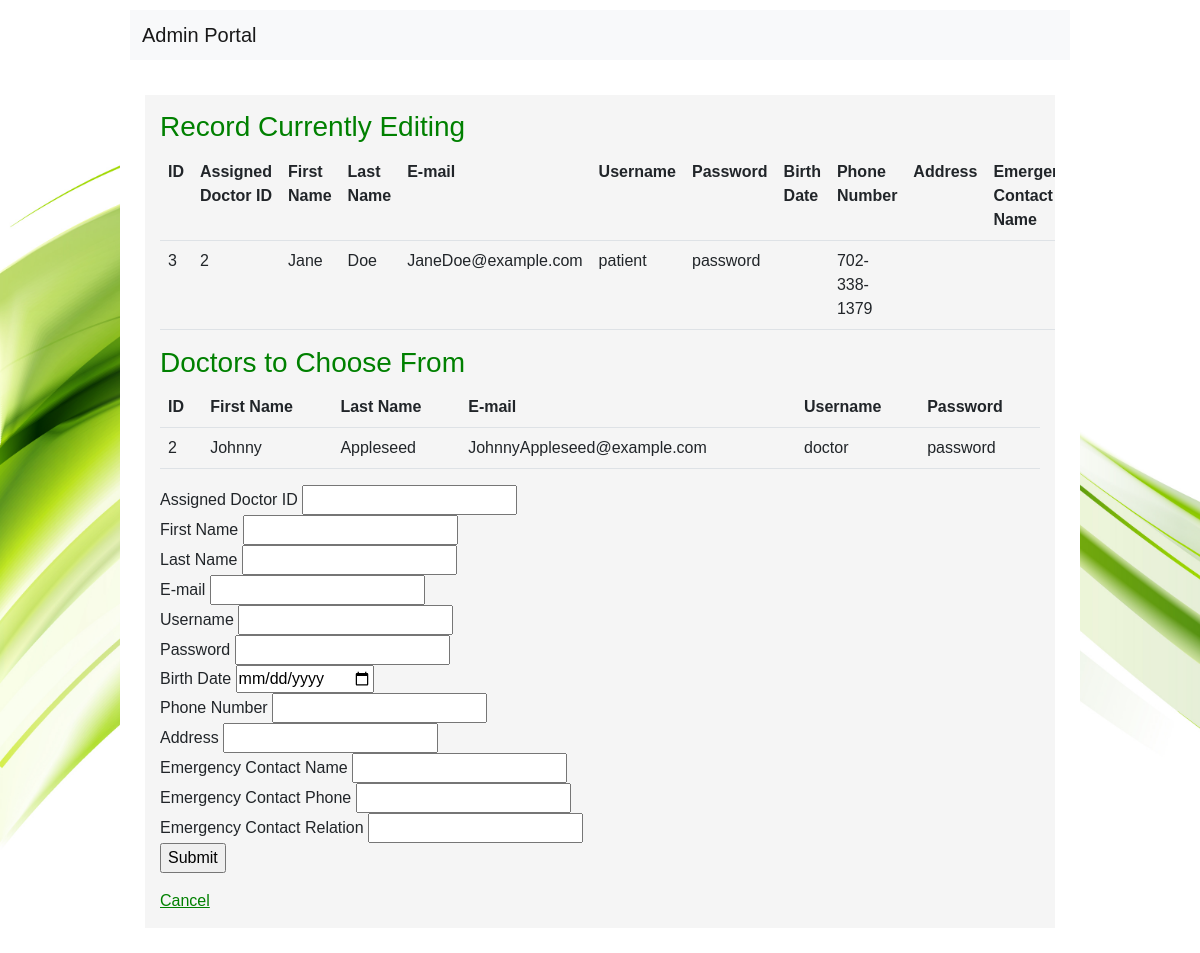
/html/admin/adminEditPatient.php?a=3, run on the app's committed database.
### tables this page shows
CREATE TABLE `Users` (
  `id` int(11) UNSIGNED NOT NULL,
  `first_name` varchar(255) DEFAULT NULL,
  `last_name` varchar(255) DEFAULT NULL,
  `email` varchar(255) DEFAULT NULL,
  `userpassword` varchar(64) NOT NULL,
  `role` enum('ADMIN','DOCTOR','PATIENT') DEFAULT NULL,
  `username` varchar(255) NOT NULL,
  `assigned_doctorId` int(11) DEFAULT NULL,
  `birthdate` date DEFAULT NULL,
  `phone` varchar(255) DEFAULT NULL,
  `address` varchar(255) DEFAULT NULL,
  `emerCon_name` varchar(255) DEFAULT NULL,
  `emerCon_phone` varchar(255) DEFAULT NULL,
  `emerCon_relation` varchar(255) DEFAULT NULL
);

### html/admin/adminEditPatient.php (the view, shortened to what this page needs)
<!DOCTYPE html>
<html lang="en">
<head>
  <link href="https://cdn.jsdelivr.net/npm/bootstrap@5.2.2/dist/css/bootstrap.min.css" rel="stylesheet" />
  <link rel="stylesheet" href="../../css/style.css?v=<?php echo time(); ?>" />
</head>
<body>
  <div class="body">
    <header>
      <nav class="navbar navbar-expand-lg navbar-light bg-light justify-content-center nav-fill">
        <div class="container-fluid">
          <a class="navbar-brand mb-0 h1" href="patientPortal.php">Admin Portal</a>
        </div>
      </nav>
    </header>
    <section style="overflow-x: scroll">
      <h3>Record Currently Editing</h3>
      <table class="table table-hover">
        <tr>
          <th>ID</th>
          <th>Assigned Doctor ID</th>
          <th>First Name</th>
          <th>Last Name</th>
          <th>E-mail</th>
          <th>Username</th>
          <th>Password</th>
          <th>Birth Date</th>
          <th>Phone Number</th>
          <th>Address</th>
          <th>Emergency Contact Name</th>
        </tr>
        <?php
          $id = $_GET['a'];
          $conn = new mysqli("localhost", "root", "", "pregnancy");
          $sql = "SELECT * FROM Users WHERE role = 'PATIENT' && id = $id ";
          $result = $conn->query($sql);
          while($row = $result->fetch_assoc()) {
            echo "
            <tr>
              <td>".$row['id']."</td>
              <td>".$row['assigned_doctorId']."</td>
              <td>".$row['first_name']."</td>
              <td>".$row['last_name']."</td>
              <td>".$row['email']."</td>
              <td>".$row['username']."</td>
              <td>".$row['userpassword']."</td>
              <td>".$row['birthdate']."</td>
              <td>".$row['phone']."</td>
              <td>".$row['address']."</td>
              <td>".$row['emerCon_name']."</td>
              <td>".$row['emerCon_phone']."</td>
              <td>".$row['emerCon_relation']."</td>
            </tr>
            ";
          }
        ?>
    </table>
    <table class="table table-hover">
    <h3>Doctors to Choose From</h3>
        <tr>
          <th>ID</th>
          <th>First Name</th>
          <th>Last Name</th>
          <th>E-mail</th>
          <th>Username</th>
          <th>Password</th>
        </tr>
        <?php
          $conn = new mysqli("localhost", "root", "", "pregnancy");
          $sql = "SELECT * FROM Users WHERE role = 'DOCTOR' ";
          $result = $conn->query($sql);
          while($row = $result->fetch_assoc()) {
            echo "
            <tr>
              <td>".$row['id']."</td>
              <td>".$row['first_name']."</td>
              <td>".$row['last_name']."</td>
              <td>".$row['email']."</td>
              <td>".$row['username']."</td>
              <td>".$row['userpassword']."</td>
            </tr>
            ";
          }
        ?>
    </table>
    <form name="frmContact" method="post" action="adminEditPatientAction.php">
            <p>
                <label for="doctorID">Assigned Doctor ID</label>
                <input type="text" name="assignedDoctorID" id="assignedDoctorID"> <br/>
                <label for="firstname">First Name </label>
                <input type="text" name="firstName" id="firstName"> <br/>
                <label for="lastname">Last Name</label>
                <input type="text" name="lastName" id="lastName"> <br/>
                <label for="email">E-mail</label>
                <input type="text" name="email" id="email"> <br/>
                <label for="username">Username</label>
                <input type="text" name="username" id="username"> <br/>
                <label for="password">Password</label>
                <input type="text" name="password" id="password"> <br/>
                <label for="username">Birth Date</label>
                <input type="date" name="birthdate" id="birthdate"> <br/>
                <label for="password">Phone Number</label>
                <input type="text" name="phonenumber" id="phonenumber"> <br/>
                <label for="password">Address</label>
                <input type="text" name="address" id="address"> <br/>
                <label for="password">Emergency Contact Name</label>
                <input type="text" name="emerCon_name" id="emerCon_name"> <br/>
                <label for="password">Emergency Contact Phone</label>
                <input type="text" name="emerCon_phone" id="emerCon_phone"> <br/>
                <label for="password">Emergency Contact Relation</label>
                <input type="text" name="emerCon_relation" id="emerCon_relation"> <br/>
                <input type="submit" name="Submit" id="Submit" value="Submit">
            </p>
        </form>
        <?php
        echo '
          <a href="adminPortal.php">Cancel</a>
        ';
        ?>
    </section>
  </div>
</body>
</html>

### css/style.css (style rules this page uses)
body { font-family: 'Noto Sans JP', sans-serif; background-image: url("../imgs/login-bg.jpg"); background-size:cover; background-repeat:no-repeat; background-attachment: fixed; display: flex; justify-content: center; align-items: center; }
header { background-color: white; padding: 10px; text-align: center; }
.body { background-color: white; width: 80%; min-width: 40vw; max-width: 80vw; min-height: 100vh; }
section { background-color: whitesmoke; margin: 25px; padding: 15px; }
a, h3 { color: green; }

### data on the page
users: id "3", assigned_doctorId "2", first_name "Jane", last_name "Doe", email "JaneDoe@example.com", username "patient", userpassword "password", phone "702-338-1379"
users: id "2", first_name "Johnny", last_name "Appleseed", email "JohnnyAppleseed@example.com", username "doctor", userpassword "password"
